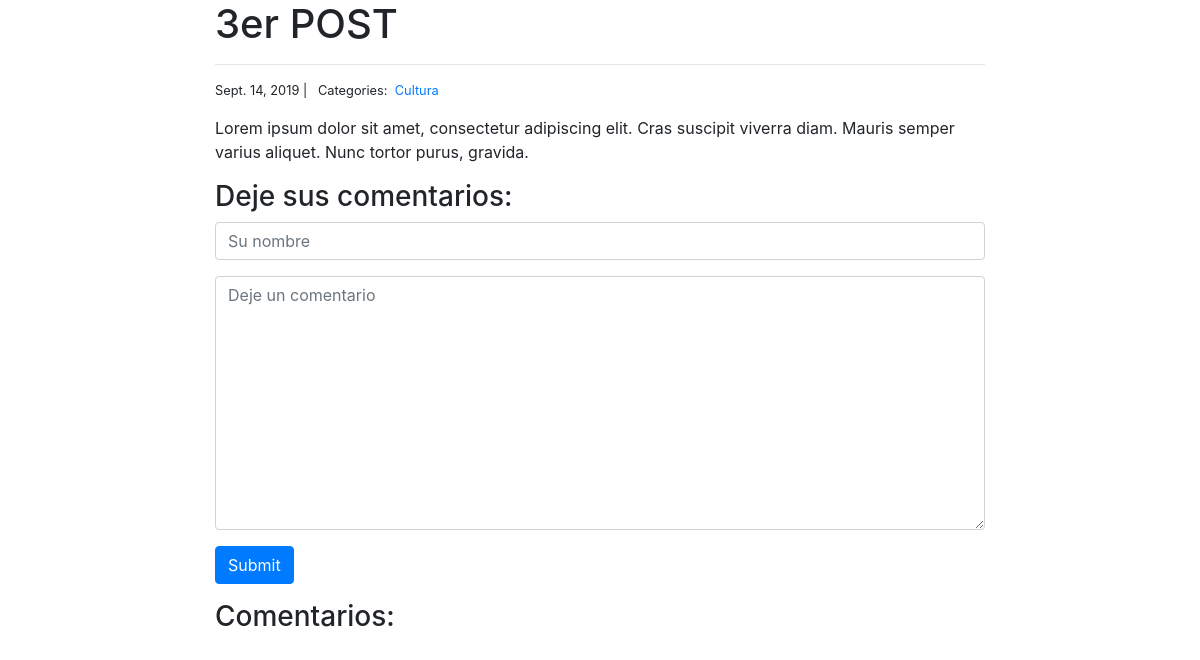
Page /3 on the committed database.
### blog/models.py (models this page shows, shortened)
class Post(models.Model):
	title = models.CharField(max_length = 255)
	body = models.TextField()
	created_on = models.DateTimeField(auto_now_add = True)
	last_modified = models.DateTimeField(auto_now = True)
	categories = models.ManyToManyField('Category', related_name = 'posts')

class Category(models.Model):
	name = models.CharField(max_length = 20)

### blog/views.py (the view, shortened to what this page needs)
# urls.py: url(r'^(?P<pk>[0-9]+)$', blog_detail, name="blog_detail"),
def blog_detail(request, pk):
	post = Post.objects.get(pk=pk)
	form = CommentForm(request.POST)
	comments = Comment.objects.filter(post=post)
	context = {
		"post": post,
		"comments": comments,
		"form": form
	}
	return render(request, "blog_detail.html", context)

### blog/forms.py
class CommentForm(forms.Form):
	author = forms.CharField(
		max_length = 60,
		widget = forms.TextInput(attrs={
				"class": "form-control",
				"placeholder": "Su nombre"
			})
		)
	body = forms.CharField(
		widget=forms.Textarea(
			attrs = {
				"class": "form-control",
				"placeholder": "Deje un comentario"
			})
		)

### blog/templates/blog_detail.html (shortened to what this page needs)
{% extends "base.html" %}
{% block page_content %}
<div class="col-md-8 offset-md-2">
	<h1>{{ post.title}}</h1>
	<hr>
	<small>
		{{ post.created_on.date }} | &nbsp;
		Categories:&nbsp;
		{% for category in post.categories.all %}
		<a href="{% url 'blog_category' category.name %}">
			{{ category.name }}
		</a>
		{% endfor %}
	</small>
	<p>{{ post.body | linebreaks }}</p>
	<h3>Deje sus comentarios:</h3>
	<form action="{{post.pk}}" method="post">
		<div class="form-group">
			{{form.author}}
		</div>
		<div class="form-group">
			{{form.body}}
		</div>
		<button type="submit" class="btn btn-primary">Submit</button>
	</form>
	<h3>Comentarios:</h3>
</div>
{% endblock %}

### rows in the picture
Post: title "3er POST", created_on "Sept. 14, 2019", body "Lorem ipsum dolor sit amet, consectetur adipiscing elit. Cras suscipit viverra diam. Mauris semper varius aliquet. Nunc tortor purus, gravida."
Category: name "Cultura"
